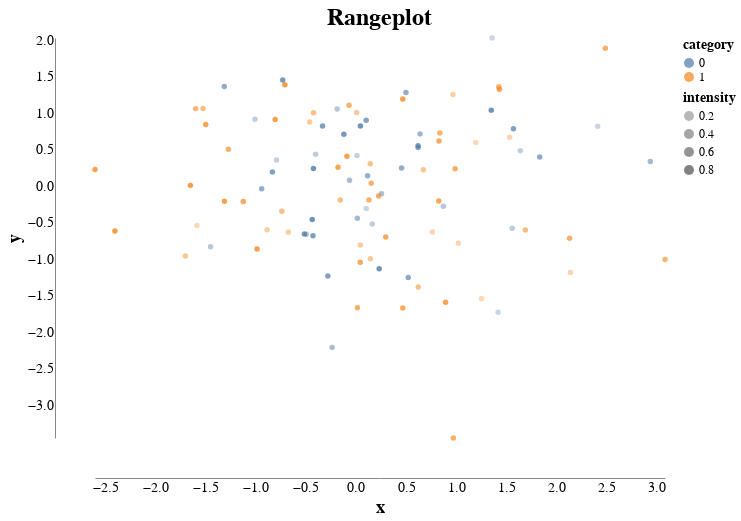

Notebook code for this chart:
### Markdown cell above
This was quite some styling for a single plot. 
To simplify this in the future, we can make our lives easier with
- Factor out the min_max_scale.
- Create a custom theme following Tufte's advice on style. In addition we'll use a font is similar to fonts he regularly uses.
- Set a default size for plots (which can be overridden).

### Code cell
from altair import Chart, X, Y, Color, Scale, theme

@theme.register('tufte', enable=True)
def tufte():
    font = "EB Garamond"
    return {
        'config': {
            "title": {
                'font': font,
                'fontSize': 24
            },
            "background": None,
            'view': {
                'stroke': None,
                'height': 400,
                'width': 570,
            },
            'mark': {'filled': True,},
            'axis': {
                'labelFontSize': 14,
                'titleFontSize': 18,
                'offset': 40,
                'grid': False,
                'ticks': False,
                'labelFont': font,
                'titleFont': font
            },
            'legend': { 
                'titleFont': font,
                'labelFont': font,
                'titleFontSize': 14,
                'labelFontSize': 12
            },
            'scale': {
                'nice': False
            }
        }
    }

min_max_scale = lambda df, col: Scale(domain=[df[col].min(), df[col].max()])

Chart(df, title="Rangeplot").mark_point().encode(
    X('x', scale=min_max_scale(df, 'x')),
    Y('y', scale=min_max_scale(df, 'y')),
    color=Color('category:N'),
    opacity='intensity'
)

### Figure 1 — Vega-Lite specification as saved in the notebook (floating-point values rounded to 4 significant figures)
{"config": {"title": {"font": "EB Garamond", "fontSize": 24}, "background": null, "view": {"stroke": null, "height": 400, "width": 570}, "mark": {"filled": true}, "axis": {"labelFontSize": 14, "titleFontSize": 18, "offset": 40, "grid": false, "ticks": false, "labelFont": "EB Garamond", "titleFont": "EB Garamond"}, "legend": {"titleFont": "EB Garamond", "labelFont": "EB Garamond", "titleFontSize": 14, "labelFontSize": 12}, "scale": {"nice": false}}, "data": {"name": "data-4e68bc279c398df920fb0da4a2461de7"}, "mark": {"type": "point"}, "encoding": {"color": {"field": "category", "type": "nominal"}, "opacity": {"field": "intensity", "type": "quantitative"}, "x": {"field": "x", "scale": {"domain": [-2.602, 3.082]}, "type": "quantitative"}, "y": {"field": "y", "scale": {"domain": [-3.447, 2.034]}, "type": "quantitative"}}, "title": "Rangeplot", "$schema": "https://vega.github.io/schema/vega-lite/v5.20.1.json", "datasets": {"data-4e68bc279c398df920fb0da4a2461de7": [{"x": 1.195, "y": 0.6009, "category": 1, "intensity": 0.01712}, {"x": 1.35, "y": 1.046, "category": 0, "intensity": 0.983}, {"x": -0.6737, "y": -0.6259, "category": 1, "intensity": 0.2086}, {"x": -0.9853, "y": -0.8575, "category": 1, "intensity": 0.9435}, {"x": -0.7084, "y": 1.392, "category": 1, "intensity": 0.98}, {"x": 2.936, "y": 0.3422, "category": 0, "intensity": 0.4331}, {"x": -1.272, "y": 0.5107, "category": 1, "intensity": 0.6885}, {"x": 0.4557, "y": 0.2529, "category": 0, "intensity": 0.6033}, {"x": 1.689, "y": -0.5978, "category": 1, "intensity": 0.4978}, {"x": 0.1632, "y": -0.5159, "category": 0, "intensity": 0.1087}, {"x": 0.2553, "y": -0.09899, "category": 0, "intensity": 0.3369}, {"x": 1.418, "y": -1.724, "category": 0, "intensity": 0.01705}, {"x": 1.021, "y": -0.7781, "category": 1, "intensity": 0.08921}, {"x": -1.7, "y": -0.9517, "category": 1, "intensity": 0.351}, {"x": -0.7296, "y": 1.457, "category": 0, "intensity": 0.884}, {"x": 0.8723, "y": -0.2703, "category": 0, "intensity": 0.248}, {"x": 1.639, "y": 0.4892, "category": 0, "intensity": 0.1095}, {"x": 1.558, "y": -0.5742, "category": 0, "intensity": 0.1476}, {"x": 1.533, "y": 0.673, "category": 1, "intensity": 0.1052}, {"x": -0.5146, "y": -0.6511, "category": 0, "intensity": 0.8982}, {"x": -0.4355, "y": -0.4524, "category": 0, "intensity": 0.9925}, {"x": -0.8049, "y": 0.9176, "category": 1, "intensity": 0.9275}, {"x": 0.04479, "y": 0.8299, "category": 0, "intensity": 0.9785}, {"x": 0.4673, "y": -1.666, "category": 1, "intensity": 0.7768}, {"x": -0.0683, "y": 1.113, "category": 1, "intensity": 0.6999}, {"x": 0.1532, "y": 0.04319, "category": 1, "intensity": 0.6435}, {"x": 0.9895, "y": 0.243, "category": 1, "intensity": 0.7284}, {"x": -0.06363, "y": 0.08469, "category": 0, "intensity": 0.393}, {"x": 0.1302, "y": -0.1852, "category": 1, "intensity": 0.6507}, {"x": 0.01078, "y": 0.4244, "category": 0, "intensity": 0.06532}, {"x": 0.9718, "y": -3.447, "category": 1, "intensity": 0.7004}, {"x": 0.8367, "y": 0.7311, "category": 1, "intensity": 0.6597}, {"x": -0.2372, "y": -2.205, "category": 0, "intensity": 0.3824}, {"x": 0.1171, "y": 0.1463, "category": 0, "intensity": 0.5879}, {"x": -0.1201, "y": 0.716, "category": 0, "intensity": 0.9156}, {"x": -0.9394, "y": -0.03221, "category": 0, "intensity": 0.6116}, {"x": 0.5219, "y": -1.248, "category": 0, "intensity": 0.6767}, {"x": 0.6214, "y": -1.378, "category": 1, "intensity": 0.424}, {"x": 0.4673, "y": 1.199, "category": 1, "intensity": 0.9877}, {"x": 0.1442, "y": -0.9909, "category": 1, "intensity": 0.2924}, {"x": 1.833, "y": 0.4043, "category": 0, "intensity": 0.6349}, {"x": -1.524, "y": 1.068, "category": 1, "intensity": 0.4861}, {"x": 0.6731, "y": 0.2289, "category": 1, "intensity": 0.3614}, {"x": 0.7637, "y": -0.6229, "category": 1, "intensity": 0.1023}, {"x": 0.8263, "y": -0.2005, "category": 1, "intensity": 0.8326}, {"x": -0.4224, "y": 1.009, "category": 1, "intensity": 0.4247}, {"x": -0.8322, "y": 0.1998, "category": 0, "intensity": 0.7886}, {"x": 0.8285, "y": 0.6229, "category": 1, "intensity": 0.7781}, {"x": -0.4612, "y": 0.8821, "category": 1, "intensity": 0.2562}, {"x": 1.571, "y": 0.792, "category": 0, "intensity": 0.8103}, {"x": -0.8856, "y": -0.5943, "category": 1, "intensity": 0.2011}, {"x": 2.131, "y": -0.7109, "category": 1, "intensity": 0.6495}, {"x": -1.497, "y": 0.8494, "category": 1, "intensity": 0.881}, {"x": -1.311, "y": -0.2031, "category": 1, "intensity": 0.9259}, {"x": -0.7918, "y": 0.364, "category": 0, "intensity": 0.07824}, {"x": 0.2266, "y": -0.1307, "category": 1, "intensity": 0.7598}, {"x": -0.2799, "y": -1.228, "category": 0, "intensity": 0.787}, {"x": 0.6397, "y": 0.7205, "category": 0, "intensity": 0.497}, {"x": 2.139, "y": -1.178, "category": 1, "intensity": 0.1505}, {"x": 0.8943, "y": -1.588, "category": 1, "intensity": 0.8849}, {"x": 0.6197, "y": 0.5573, "category": 0, "intensity": 0.8747}, {"x": 1.431, "y": 1.333, "category": 1, "intensity": 0.9075}, {"x": 0.01526, "y": -1.661, "category": 1, "intensity": 0.7012}, {"x": -0.4944, "y": -0.6545, "category": 0, "intensity": 0.2808}, {"x": 0.9681, "y": 1.26, "category": 1, "intensity": 0.1879}, {"x": -0.1556, "y": -0.184, "category": 1, "intensity": 0.4765}, {"x": 0.1028, "y": 0.9085, "category": 0, "intensity": 0.753}, {"x": -0.1873, "y": 1.06, "category": 0, "intensity": 0.2338}, {"x": -0.1783, "y": 0.2633, "category": 1, "intensity": 0.8456}, {"x": 0.4993, "y": 1.288, "category": 0, "intensity": 0.6045}, {"x": -0.4281, "y": -0.6769, "category": 0, "intensity": 0.8254}, {"x": 0.2322, "y": -1.127, "category": 0, "intensity": 0.9812}, {"x": -2.403, "y": -0.6096, "category": 1, "intensity": 0.9943}, {"x": -0.4024, "y": 0.4422, "category": 0, "intensity": 0.1449}, {"x": -1.312, "y": 1.371, "category": 0, "intensity": 0.6177}, {"x": -0.08929, "y": 0.4137, "category": 1, "intensity": 0.9093}, {"x": 0.1033, "y": -0.3016, "category": 0, "intensity": 0.01945}, {"x": -0.7384, "y": -0.3403, "category": 1, "intensity": 0.4513}, {"x": -2.602, "y": 0.2338, "category": 1, "intensity": 0.8958}, {"x": 0.2972, "y": -0.692, "category": 1, "intensity": 0.8006}, {"x": 1.424, "y": 1.366, "category": 1, "intensity": 0.6405}, {"x": 0.04302, "y": -1.038, "category": 1, "intensity": 0.7877}, {"x": -1.586, "y": -0.5343, "category": 1, "intensity": 0.005299}, {"x": -1.598, "y": 1.067, "category": 1, "intensity": 0.611}, {"x": -1.006, "y": 0.9223, "category": 0, "intensity": 0.1329}, {"x": 3.082, "y": -1.002, "category": 1, "intensity": 0.609}, {"x": 1.358, "y": 2.034, "category": 0, "intensity": 0.02138}, {"x": 1.253, "y": -1.539, "category": 1, "intensity": 0.04431}, {"x": 0.01454, "y": -0.4349, "category": 0, "intensity": 0.4447}, {"x": 0.1428, "y": 0.312, "category": 1, "intensity": 0.4104}, {"x": -0.4232, "y": 0.2464, "category": 0, "intensity": 0.9884}, {"x": 0.6204, "y": 0.5345, "category": 0, "intensity": 0.742}, {"x": -0.3324, "y": 0.8293, "category": 0, "intensity": 0.8288}, {"x": 0.04442, "y": -0.8021, "category": 1, "intensity": 0.2459}, {"x": -1.449, "y": -0.8247, "category": 0, "intensity": 0.2362}, {"x": -1.123, "y": -0.2076, "category": 1, "intensity": 0.8079}, {"x": 2.41, "y": 0.8262, "category": 0, "intensity": 0.007639}, {"x": -1.65, "y": 0.01502, "category": 1, "intensity": 0.9933}, {"x": 2.487, "y": 1.893, "category": 1, "intensity": 0.714}, {"x": 0.007402, "y": 1.014, "category": 1, "intensity": 0.2721}]}}
